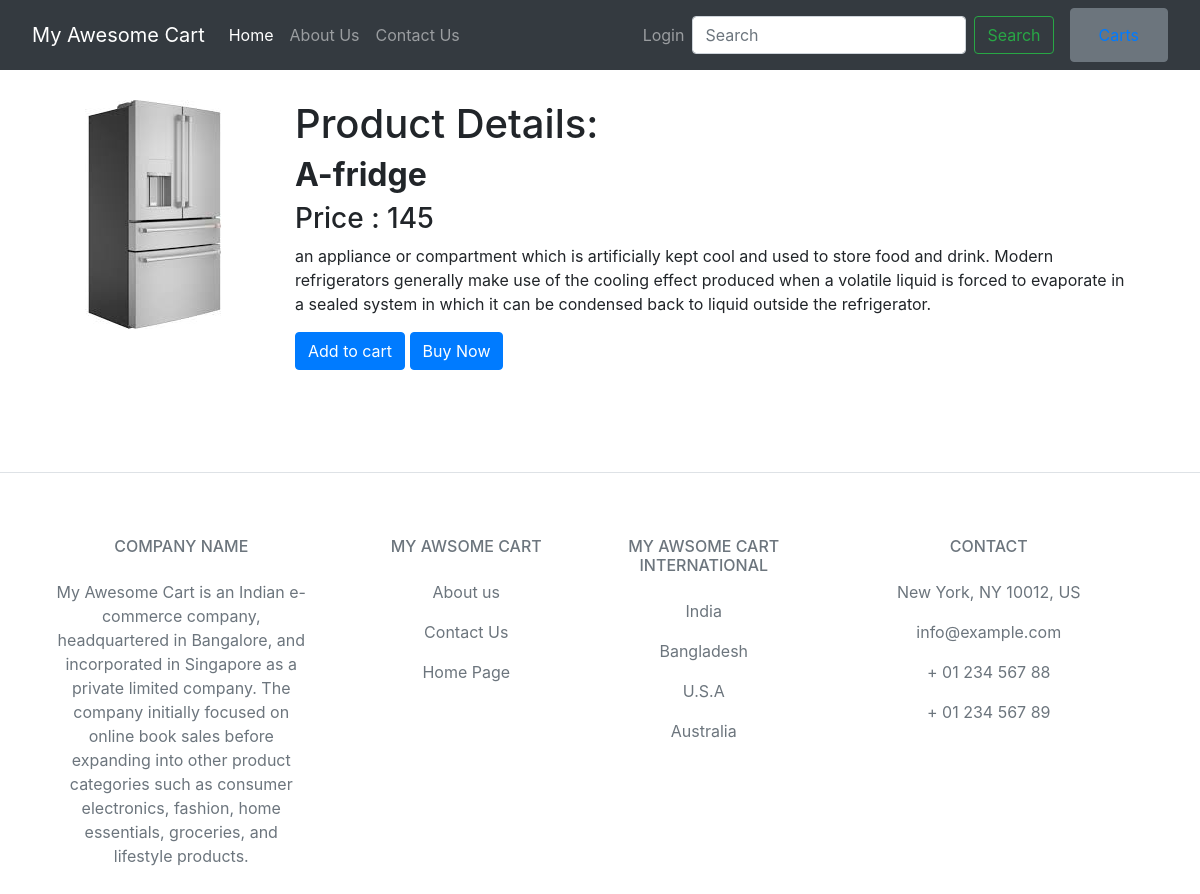
Page /prod_name/1 on the committed database.
### shop_sec/models.py (models this page shows, shortened)
class Product(models.Model):
    category =models.CharField(max_length=20,default="Not Known")
    sub_category=models.CharField(max_length=20, blank=True)
    prod_name=models.CharField(max_length=20,default="default ")
    Description=models.CharField(max_length=1000,default="default ")
    price=models.IntegerField(default=0)
    img=models.ImageField(upload_to='media',default='Not available')
    discount=models.IntegerField(default=0)

### shop_sec/views.py (the view)
# urls.py: path('prod_name/<int:pk>',ProductDetail.as_view(),name='productview'),
class ProductDetail(DetailView):
    model=Product
    template_name='shop/prod.html'
    context_object_name='product'

### shop_sec/templates/shop/prod.html (shortened to what this page needs)
{% extends 'shop/base.html' %}
{% block body %}
<div class="container">
    <div class="img">
        <img src='/cmedia/{{product.img}}'>
    </div>
    <div class="details">
        <h1> Product Details:</h1>
        <h2><b> {{product.prod_name|capfirst}} </b></h2>
        <h3> Price : {{product.price}}</h3>
        <p> {{product.Description}}</p>
        <a href=" {% url 'cartty' product.id %}"><button  class="btn btn-primary cartty">Add to cart</button></a>
        <a href="{% url 'order' product.id product.prod_name %}"><button  class="btn btn-primary cartty"> Buy Now</button></a>
    </div>
</div>
{% endblock %}

### shop_sec/templates/shop/prod.html (style rules this page uses)
.container { margin: 15px; display: flex; }
.img { padding: 15px; }
.details { padding: 15px; }

### rows in the picture
Product: img (picture), prod_name "A-fridge", price "145", Description "an appliance or compartment which is artificially kept cool and used to store food and drink. Modern refrigerators generally make use of the cooling effect produced when a volatile liquid is forced to evaporate in a sealed system in which it can be condensed back to liquid outside the refrigerator."
